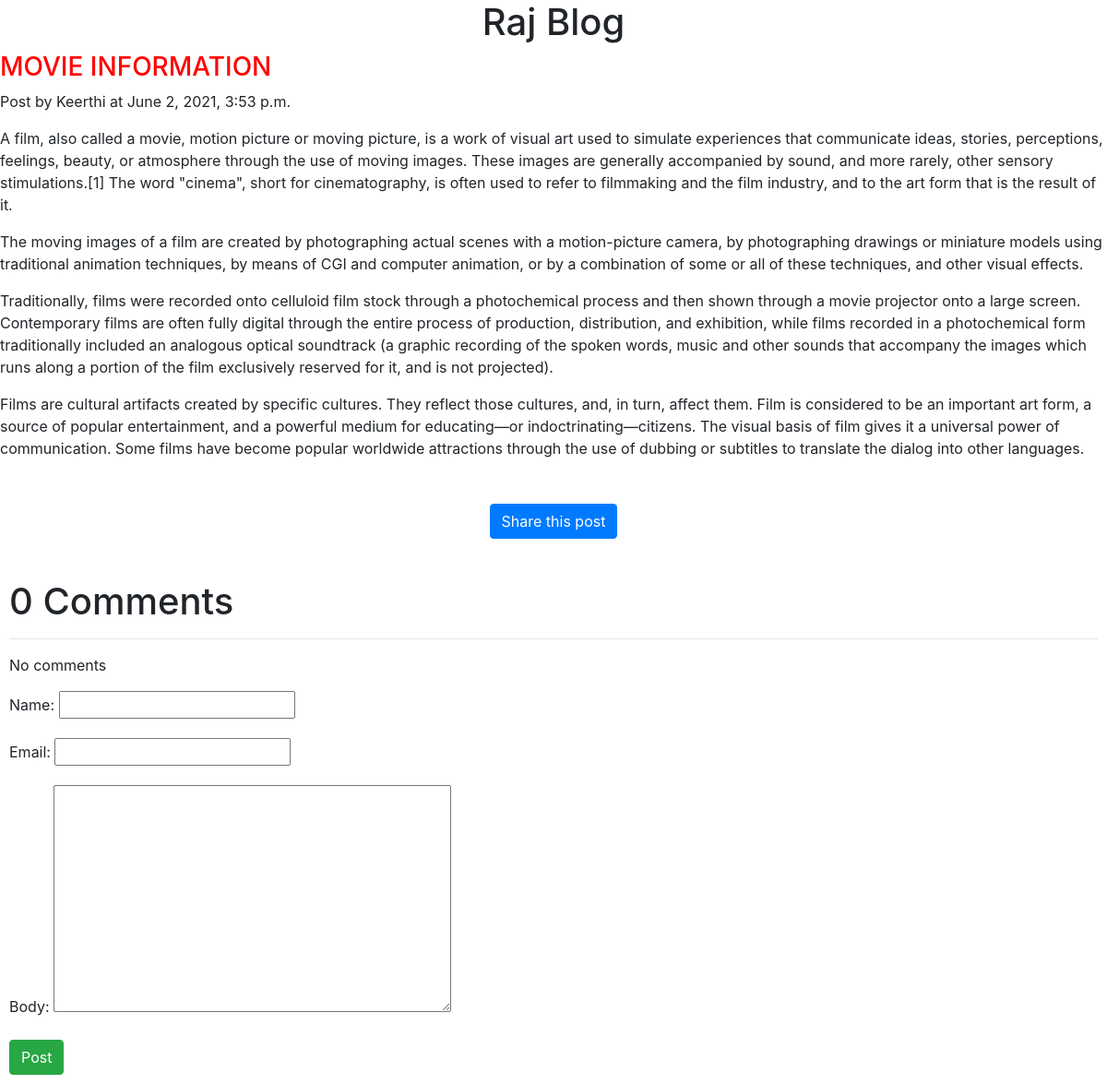
The page /2021/06/02/movie-information/ on the database its author committed.
### blogapp/models.py (models this page shows, shortened)
class Post(models.Model):
    STATUS_CHOICES = (('draft', 'DRAFT'), ('published', 'Published'))
    title=models.CharField(max_length=30)
    slug = models.SlugField(max_length=256,unique_for_date='publish')
    author = models.ForeignKey(User, related_name='blog_post',on_delete=models.DO_NOTHING)
    publish =models.DateTimeField(default=timezone.now)
    body = models.TextField()
    created = models.DateTimeField(auto_now_add=True)
    updated = models.DateTimeField(auto_now=True)
    status = models.CharField(max_length=10, choices=STATUS_CHOICES, default='draft')
    tags = TaggableManager()
    class Meta:
        ordering = ('-publish',)

### blogapp/views.py (the view)
# urls.py: path('<year>/<month>/<day>/<post>/',views.listdetailview, name='postdetail'),
def listdetailview(request,post,year,month,day):
    post = get_object_or_404(Post,status = 'published',
                             publish__year = year,
                             publish__month = month,
                             publish__day = day,
                             slug=post)
    comments = post.comments.filter(active=True)
    csubmit = False
    if request.method == 'POST':
        form = commentForm(request.POST)
        if form.is_valid():
            comment = form.save(commit=False)
            comment.post=post
            comment.save()
            csubmit = True
    else:
        form = commentForm()
    return render(request,'detailview.html',{'post': post,'form':form,'csubmit':csubmit,'comments':comments})

### blogapp/forms.py
class commentForm(forms.ModelForm):
    class Meta:
        model = Comment
        fields = ('name','email','body')

### templates/detailview.html (shortened to what this page needs)
<!DOCTYPE html>
{% extends 'base.html' %}
{% block contents%}
<h3 style="color: red;">{{post.title | upper}}<br></h3></a>
<p>Post by {{post.author}} at {{post.publish}}</p>
{{post.body | linebreaks }}<br>
<h1 align="center"><a href="/{{post.id}}/share" class="btn btn-primary">Share this post</a></h1>
<br>
<div style="margin: 10px;">
{% with comments.count as comment_count%}
    <h1>{{comment_count}} Comment{{comment_count | pluralize}}</h1>
{% endwith%}<hr>
{% if comments%}
    {% for comment in comments%}
       <h5> Comment {{forloop.counter}} by {{comment.name}} on  {{comment.created}}</h5>
<div>{{comment.body | linebreaks}}</div><hr>
    {% endfor %}
    {% else %}
        <p>No comments</p>
{% endif %}
{% if csubmit %}
    <h1>Your Comment is successfully added</h1>
{% else %}
<form method="post">
    {{form.as_p}}
    <input type="submit" class="btn btn-success" value="Post">
</form>
{%endif%}
</div>
{% endblock %}

### rows shown on the page
Post: title "MOVIE INFORMATION", author "Keerthi", publish "June 2, 2021, 3:53 p.m.", body "A film, also called a movie, motion picture or moving picture, is a work of visual art used to simulate experiences that communicate ideas, stories, perceptions, feelings, beauty, or atmosphere through the use of moving images. These images are generally accompanied by sound, and more rarely, other sensory stimulations.[1] The word \"cinema\", short for cinematography, is often used to refer to filmmaking and the film industry, and to the art form that is the result of it. The moving images of a film are created by photographing actual scenes with a motion-picture camera, by photographing drawings or miniature models using traditional animation techniques, by means of CGI and computer…"

### other values the page prints
{{ comment_count }} "0"
{{ comment_count | pluralize }} "s"
